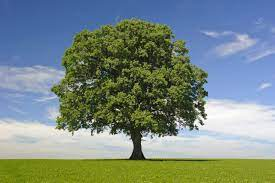
#> input picture codes/point_op/images/tree.jpeg, 275 x 183 px
$ python otsu_thresh.py
#> lines starting #> are read from the running program, lines starting #| are printed output that depends on the picture; after the words box and inside, x2 and y2 are one past the last pixel; in counts of white or black regions, pixels touching at a corner belong together
import cv2
import matplotlib.pyplot as plt

img = cv2.imread('./images/tree.jpeg', 0)
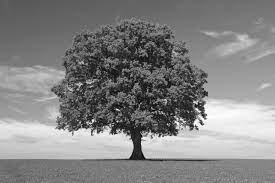
#> img: shape (183, 275); min 0, max 255, mean 131.3

# apply otsu
otsu_thresh, otsu_img = cv2.threshold(img, 0, 255, cv2.THRESH_BINARY + cv2.THRESH_OTSU)
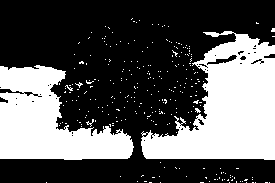
#> otsu_img: shape (183, 275); 35.5% white; 276 white regions (273 under 20 px), largest, box (x1, y1, x2, y2) and area: (141, 31, 275, 160) 9982, (0, 65, 134, 160) 7351, (86, 119, 94, 127) 20
#> otsu_thresh = 144

# apply binary
binary_thresh, binary_img = cv2.threshold(img, 127, 255, cv2.THRESH_BINARY)
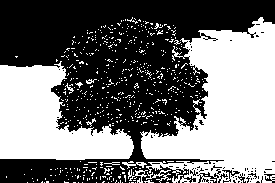
#> binary_img: shape (183, 275); 45.8% white; 545 white regions (534 under 20 px), largest, box (x1, y1, x2, y2) and area: (140, 17, 275, 183) 13578, (0, 61, 134, 160) 7699, (128, 169, 148, 183) 99

# display image, otsu and binary
fig, ax = plt.subplots(1, 3, figsize=(10, 5))
ax[0].imshow(img, cmap='gray')
ax[0].set_title('Original Image')
ax[1].imshow(otsu_img, cmap='gray')
ax[1].set_title('Otsu Thresholding')
ax[2].imshow(binary_img, cmap='gray')
ax[2].set_title('Binary Thresholding')
plt.show()
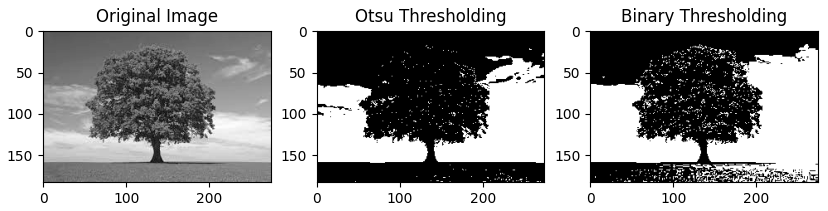
#> figure drawn by matplotlib, 3 panels

$ run again, with codes/point_op/images/deer.jpeg copied over codes/point_op/images/tree.jpeg
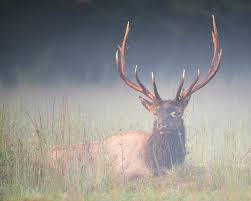
#> input picture codes/point_op/images/deer.jpeg, 251 x 201 px
#> `otsu_thresh, otsu_img = cv2.threshold(img, 0, 255, cv2.THRESH_BINARY +..`:
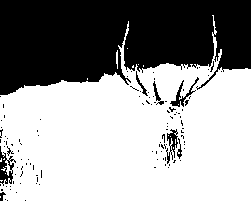
#> otsu_img: shape (201, 251); 60.8% white; 114 black regions (105 under 20 px), largest, box (x1, y1, x2, y2) and area: (0, 0, 251, 95) 18614, (0, 146, 16, 186) 272, (170, 77, 199, 107) 190
#> otsu_thresh = 131
#> binary_img: shape (201, 251); 62.7% white; 111 black regions (105 under 20 px), largest, box (x1, y1, x2, y2) and area: (0, 0, 251, 93) 18062, (0, 146, 14, 186) 200, (170, 77, 198, 107) 170, (153, 81, 164, 105) 69, (136, 71, 148, 96) 57, (169, 134, 176, 152) 38
#> `plt.show()`:
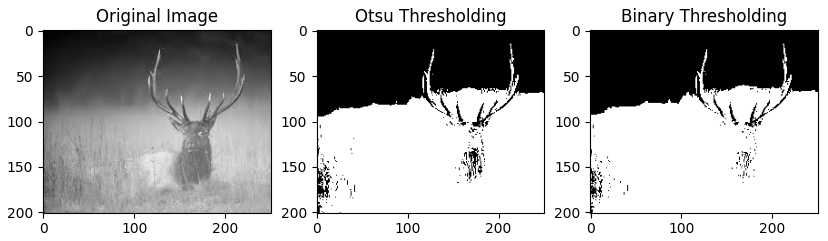
#> figure drawn by matplotlib, 3 panels
